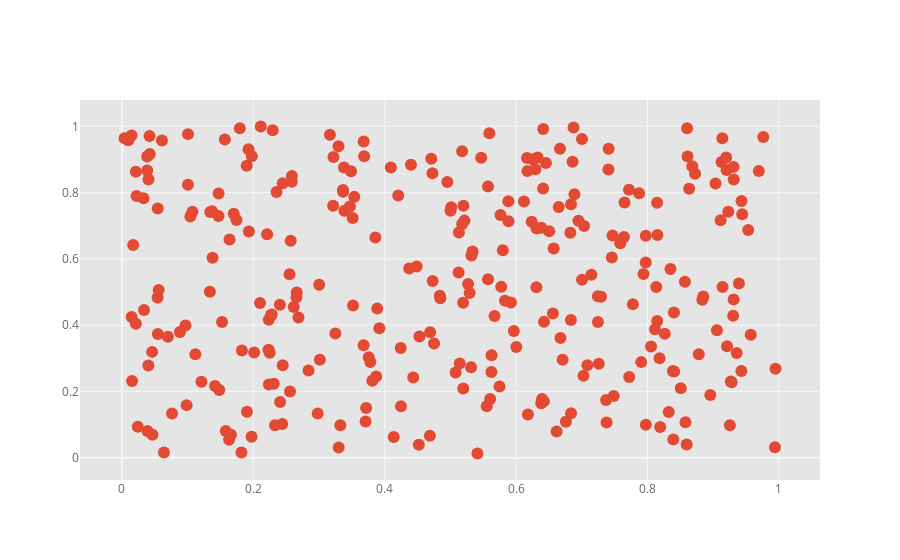

Notebook cell for this chart:
### Code cell
df.iplot(x = 'a', y = 'b', mode = 'markers')

### Figure 1 — Plotly figure (JSON) as saved in the notebook; plotly's stock layout.template omitted (floating-point values rounded to 4 significant figures; data arrays with more than 128 entries replaced by an {"elided": "..."} marker saying what was removed)
{"data": [{"line": {"color": "rgba(226, 74, 51, 1.0)", "dash": "solid", "shape": "linear", "width": 1.3}, "marker": {"size": 12, "symbol": "circle"}, "mode": "markers", "name": "b", "text": "", "type": "scatter", "x": {"elided": "300 float values"}, "y": {"elided": "300 float values"}}], "layout": {"legend": {"bgcolor": "#FFFFFF", "font": {"color": "#666666"}}, "paper_bgcolor": "#FFFFFF", "plot_bgcolor": "#E5E5E5", "title": {"font": {"color": "#151516"}}, "xaxis": {"gridcolor": "#F6F6F6", "showgrid": true, "tickfont": {"color": "#666666"}, "title": {"font": {"color": "#666666"}, "text": ""}, "zerolinecolor": "#F6F6F6"}, "yaxis": {"gridcolor": "#F6F6F6", "showgrid": true, "tickfont": {"color": "#666666"}, "title": {"font": {"color": "#666666"}, "text": ""}, "zerolinecolor": "#F6F6F6"}}}
